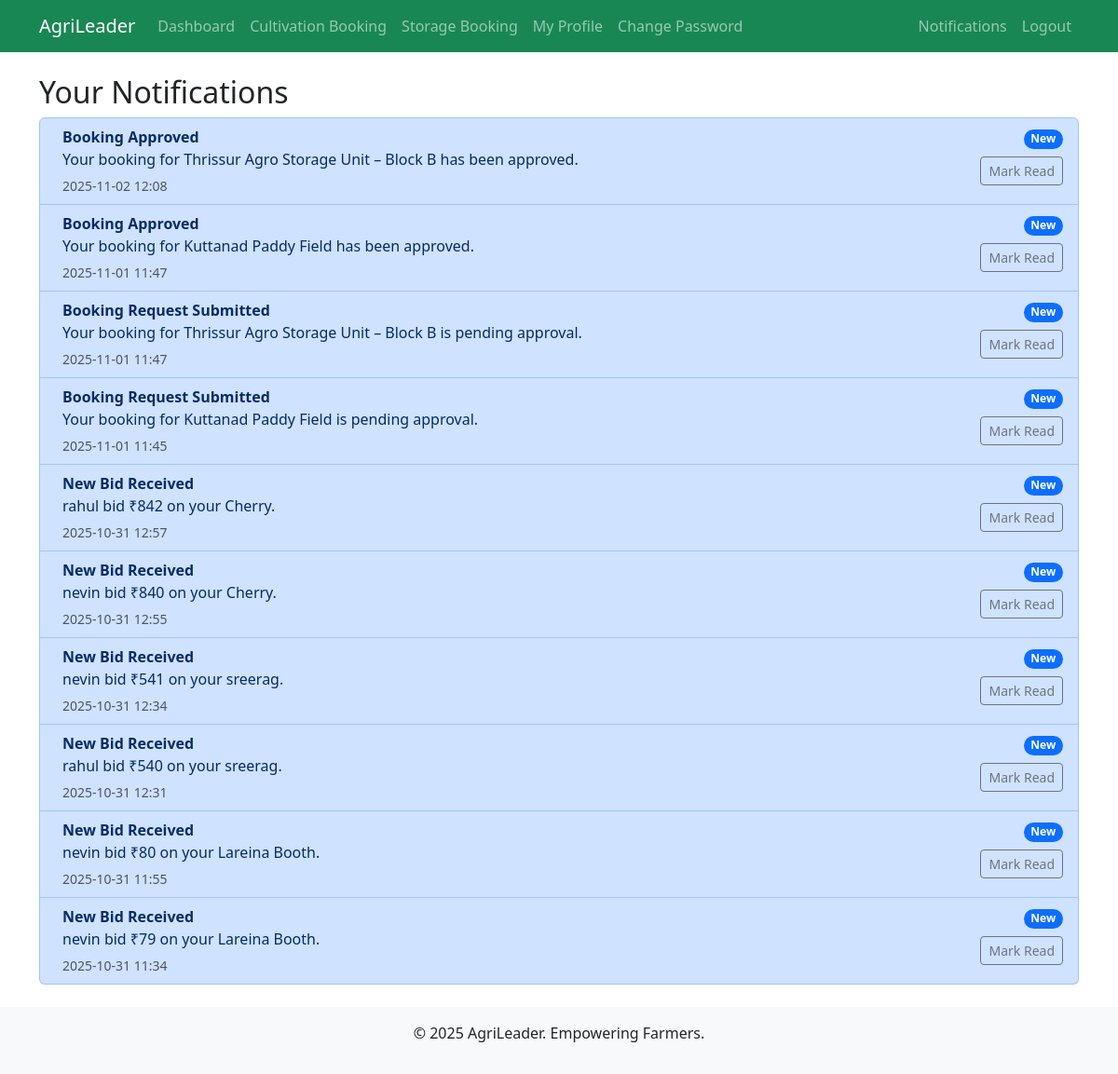
Screenshot of /notifications/buyer/ (signed in) with the database file from the repository.
### notifications/models.py (models this page shows, shortened)
class Notification(models.Model):
    NOTIFICATION_TYPES = [
        ('approval', 'Approval/Rejection'),
        ('booking', 'Booking Update'),
        ('marketplace', 'Marketplace Transaction'),
        ('scheme', 'New Scheme Alert'),
        ('weather', 'Weather Alert'),
        ('custom', 'Custom'),
    ]
    user = models.ForeignKey(CustomUser, on_delete=models.CASCADE)
    title = models.CharField(max_length=100)
    message = models.TextField()
    notification_type = models.CharField(max_length=20, choices=NOTIFICATION_TYPES)
    is_read = models.BooleanField(default=False)
    created_at = models.DateTimeField(auto_now_add=True)
    related_id = models.PositiveIntegerField(null=True, blank=True)  # e.g., booking ID
    related_model = models.CharField(max_length=50, null=True, blank=True)  # e.g., 'CultivationBooking'
    class Meta:
        ordering = ['-created_at']

### notifications/views.py (the view)
    def wrapper(request, *args, **kwargs):
        if not request.user.is_authenticated or request.user.role not in ['farmer', 'buyer']:
            messages.warning(request, 'No permission to access this page.')
            return redirect('accounts:home')
        return view_func(request, *args, **kwargs)

### notifications/views.py (called while the page is built)
def user_required(view_func):
    def wrapper(request, *args, **kwargs):
        if not request.user.is_authenticated or request.user.role not in ['farmer', 'buyer']:
            messages.warning(request, 'No permission to access this page.')
            return redirect('accounts:home')
        return view_func(request, *args, **kwargs)
    return wrapper

@login_required
@user_required
def buyer_notifications(request):
    notifs = Notification.objects.filter(user=request.user).order_by('-created_at')
    paginator = Paginator(notifs, 10)
    page_number = request.GET.get('page')
    notifs_paginated = paginator.get_page(page_number)
    return render(request, 'notifications/buyer_notifications.html', {'notifications': notifs_paginated})

### notifications/templates/notifications/buyer_notifications.html (shortened to what this page needs)
{% extends 'notifications/farmer_notifications.html' %}
{% block content %}
{{ block.super }}
{% endblock %}

### notifications/templates/notifications/farmer_notifications.html (shortened to what this page needs)
{% extends 'accounts/base.html' %}
{% block content %}
<h2>Your Notifications</h2>
<div class="list-group">
    {% for notif in notifications %}
    <div class="list-group-item d-flex justify-content-between align-items-start
                {% if notif.is_read %}list-group-item-secondary{% else %}list-group-item-primary{% endif %}">
        <div class="ms-2 me-auto">
            <div class="fw-bold">{{ notif.title }}</div>
            <p class="mb-1">{{ notif.message|truncatewords:20 }}</p>
            <small class="text-muted">{{ notif.created_at|date:"Y-m-d H:i" }}</small>
        </div>
        <div class="text-end">
            {% if not notif.is_read %}
                <span class="badge bg-primary rounded-pill mb-2">New</span><br>
                <a href="{% url 'notifications:mark_read' notif.id %}"
                   class="btn btn-sm btn-outline-secondary">Mark Read</a>
            {% else %}
                <a href="{% url 'notifications:mark_read' notif.id %}"
                   class="btn btn-sm btn-outline-secondary disabled" aria-disabled="true">Read</a>
            {% endif %}
        </div>
    </div>
    {% empty %}
        <p class="p-3 text-muted">No notifications.</p>
    {% endfor %}
</div>
{% endblock %}

### rows the page displays
Notification: title "Booking Approved", message "Your booking for Thrissur Agro Storage Unit – Block B has been approved.", created_at "2025-11-02 12:08", is_read "New"
Notification: title "Booking Approved", message "Your booking for Kuttanad Paddy Field has been approved.", created_at "2025-11-01 11:47", is_read "New"
Notification: title "Booking Request Submitted", message "Your booking for Thrissur Agro Storage Unit – Block B is pending approval.", created_at "2025-11-01 11:47", is_read "New"
Notification: title "Booking Request Submitted", message "Your booking for Kuttanad Paddy Field is pending approval.", created_at "2025-11-01 11:45", is_read "New"
Notification: title "New Bid Received", message "rahul bid ₹842 on your Cherry.", created_at "2025-10-31 12:57", is_read "New"
Notification: title "New Bid Received", message "nevin bid ₹840 on your Cherry.", created_at "2025-10-31 12:55", is_read "New"
Notification: title "New Bid Received", message "nevin bid ₹541 on your sreerag.", created_at "2025-10-31 12:34", is_read "New"
Notification: title "New Bid Received", message "rahul bid ₹540 on your sreerag.", created_at "2025-10-31 12:31", is_read "New"
Notification: title "New Bid Received", message "nevin bid ₹80 on your Lareina Booth.", created_at "2025-10-31 11:55", is_read "New"
Notification: title "New Bid Received", message "nevin bid ₹79 on your Lareina Booth.", created_at "2025-10-31 11:34", is_read "New"
